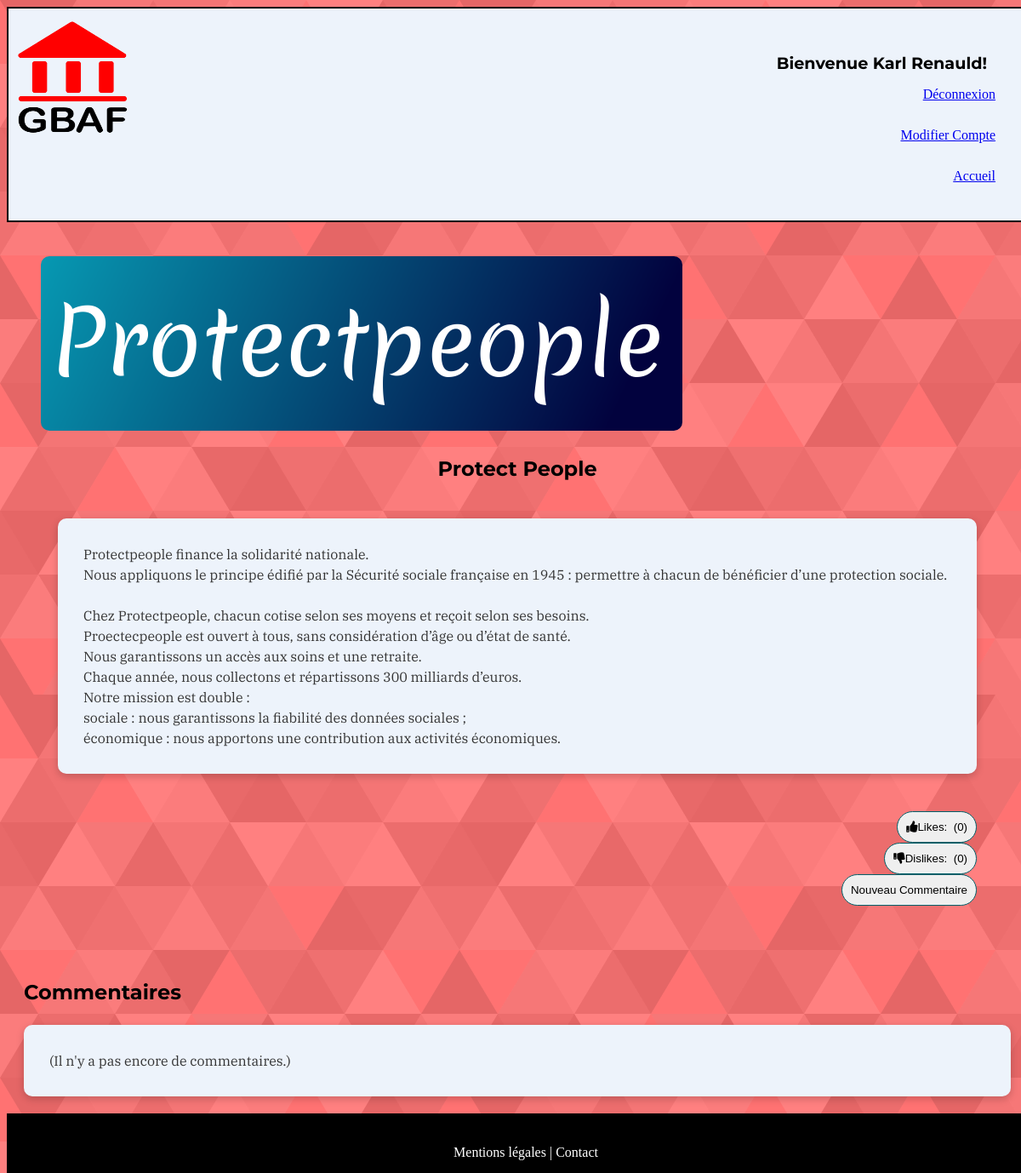
Page /acteur.php?acteur=2 (signed in) on the committed database.
### tables this page shows
CREATE TABLE IF NOT EXISTS `acteurs` (
  `id` int(11) NOT NULL AUTO_INCREMENT,
  `name` varchar(255) NOT NULL,
  `logo` varchar(255) NOT NULL,
  `description` varchar(1000) NOT NULL,
  PRIMARY KEY (`id`)
);

### acteur.php (the view, shortened to what this page needs)
<!DOCTYPE html>
<html lang="fr">
  <?php include_once('header.php');?>
  <link rel="stylesheet" type="text/css" href="CSS/footer.css">
  <link rel="stylesheet" href="https://use.fontawesome.com/releases/v5.12.1/css/all.css">
  <link rel="stylesheet" href="CSS/acteurs.css">
  <?php
  include('config.php');
  $id = $connection-> prepare("SELECT id FROM accounts WHERE username = ? ");
    if(isset($_GET['acteur'])) {
      $req = $connection->prepare('SELECT * FROM acteurs WHERE id=?');
      $req->execute([$_GET['acteur']]);
      $data = $req->fetch();
      ?>
        <article class="post">
          <div class="large-logo">
            <img class="post-image" src="images/<?php echo $data['logo']; ?>" alt="logo">
          </div>
          <h2>
            <?php echo $data['name']; ?>
          </h2>
          <p>
            <?php echo nl2br(htmlspecialchars($data['description'])); ?>
          </p>
          <br>
          <?php
            $get_id = htmlspecialchars($_GET['acteur']);
            $article = $connection->prepare('SELECT * FROM acteurs WHERE id = ?');
            $article->execute(array($get_id));
            if($article->rowCount() == 1) {
              $article = $article->fetch();
              $id = $article['id'];
              $likes = $connection->prepare('SELECT id FROM likes WHERE id_article = ?');
              $likes->execute(array($id));
              $likes = $likes->rowCount();
              $dislikes = $connection->prepare('SELECT id FROM dislikes WHERE id_article = ?');
              $dislikes->execute(array($id));
              $dislikes = $dislikes->rowCount();
            }
             else {
                die('Cet article n\'existe pas !');
              }
          ?>
         <div class="vote-comment-btns">
            <div class="">
              <form action="insertVote.php?t=1&id=<?= $id ?>" method="POST">
                <button type="submit" class="vote_btn vote_like ">
                  <i class="fas fa-thumbs-up"></i>Likes: &nbsp;(<?= $likes ?>)
                </button>
              </form>
              <form action="insertVote.php?t=2&id=<?= $id ?>" method="POST">
                <button type="submit" class="vote_btn vote_dislike">
                  <i class="fa fa-thumbs-down" aria-hidden="true"></i>Dislikes: &nbsp;(<?= $dislikes ?>)
                </button>
              </form>
            </div>
            <div id="comment_btn">
              <button class="btnOnClick" onclick="myComment()">Nouveau Commentaire</button>
            </div>
          </div>
          <br>
        </article>
        <div class="comments-list">
          <h2>Commentaires</h2>
          <?php
          $req = $connection->prepare("SELECT bank_id, comment_username, comment, DATE_FORMAT(date_created, '%d-%m-%Y') AS date, first_name FROM posts
            JOIN accounts
            ON posts.comment_username = accounts.username
            WHERE posts.bank_id = ?
            ORDER BY date_created DESC");
            $req->execute([$_GET['acteur']]);
            if ($req->rowCount() == 0) {
              echo "<p>(Il n'y a pas encore de commentaires.)</p>";
        }
    }
?>

### CSS/footer.css (style rules this page uses)
footer { overflow-x: hidden; max-width: 100%; min-width: 100%; color: white; background: black; right: 220px; padding: 10px; text-align: center; height: 50px; }
#container_footer a { color: white; }

### CSS/acteurs.css (style rules this page uses)
:root { --color-1: rgb(2, 95, 104); }
p { font-family: 'IBM Plex Serif', serif; padding: 10px 0; background-color: #EDF3FB; color: #333; border-radius: 10px; box-shadow: 0 3px 10px 0 rgba(0, 0, 0, 0.2); padding: 30px; margin: 20px; }
h2 { font-family: 'Montserrat', sans-serif; margin: 20px; font-size: 1.5rem; }
.vote_like, .vote_dislike { padding: 10px 10px; border-radius: 20px; outline: none; border: 1px solid var(--color-1); }
.vote-comment-btns { margin-right: 20px; text-align: right; }
.btnOnClick { padding: 10px 10px; border-radius: 20px; outline: none; border: 1px solid var(--color-1); }
.vote_btn { display: inline-block; }
.post { display: flex; padding: 40px; flex-direction: column; justify-content: space-around; }
.post h2 { text-align: center; }
.post .post-image { max-width: 100%; height: auto; border-radius: 10px; }

### rows in the picture
acteurs: logo (picture), name "Protect People", description "Protectpeople finance la solidarité nationale. Nous appliquons le principe édifié par la Sécurité sociale française en 1945 : permettre à chacun de bénéficier d’une protection sociale. Chez Protectpeople, chacun cotise selon ses moyens et reçoit selon ses besoins. Proectecpeople est ouvert à tous, sans considération d’âge ou d’état de santé. Nous garantissons un accès aux soins et une retraite. Chaque année, nous collectons et répartissons 300 milliards d’euros. Notre mission est double : sociale : nous garantissons la fiabilité des données sociales ; économique : nous apportons une contribution aux activités économiques."

### other values in the picture
$_SESSION['firstname'] "Karl"
$_SESSION['lastname'] "Renauld"
$likes "0"
$dislikes "0"
